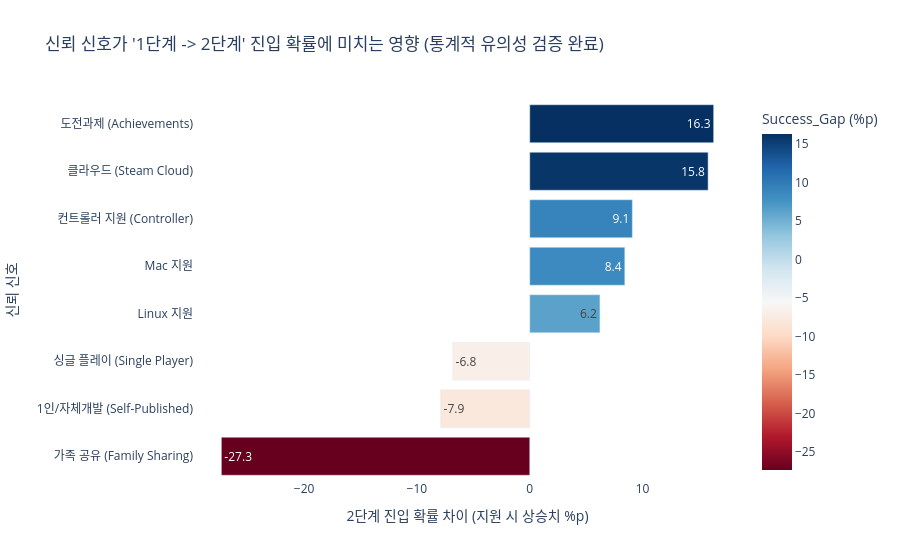

Notebook cell for this chart:
### Markdown cell above
### 신뢰 신호 통계검증

### Code cell
import pandas as pd
import numpy as np
import plotly.express as px
from scipy.stats import chi2_contingency
import os
import warnings

warnings.filterwarnings('ignore')

# 1. 데이터 로드 및 전처리
base_path = '../../data/preprocessed/'
df_graded = pd.read_csv(os.path.join(base_path, 'steam_indie_games_graded.csv'))
df_silence = pd.read_csv(os.path.join(base_path, 'steam_indie_games_silence.csv'))

df = pd.concat([df_graded, df_silence], ignore_index=True)
df.drop_duplicates(subset=['appid'], inplace=True)

# 1단계(1~9개), 2단계(10~49개)만 추출
df = df[df['total_reviews'] > 0].copy()
df['stage'] = df['total_reviews'].apply(lambda x: 1 if 1 <= x <= 9 else (2 if 10 <= x <= 49 else 3))
df_target = df[df['stage'].isin([1, 2])].copy()

# '성공(Promotion)' = 2단계 진입
df_target['is_promoted'] = (df_target['stage'] == 2).astype(int)

# ====================================================================
# [데이터 정밀 추출] categories와 기존 컬럼에서 신뢰 신호 Parsing
# =====================================================================
df_target['categories'] = df_target['categories'].fillna('')

# 1. 도전과제: categories 텍스트에 있거나, 실제 도전과제 수가 0 이상인 경우
df_target['has_achievements'] = df_target['categories'].str.contains('Achievement|도전과제', case=False) | (df_target['achievements_total'] > 0)
# 2. 컨트롤러: Full, Partial 모두 포함
df_target['has_controller'] = df_target['categories'].str.contains('Controller|컨트롤러', case=False)
# 3. 스팀 클라우드
df_target['has_cloud'] = df_target['categories'].str.contains('Cloud|클라우드', case=False)
# 4. 가족 공유
df_target['has_family_sharing'] = df_target['categories'].str.contains('Family Sharing|가족 공유', case=False)
# 5. 싱글 플레이
df_target['is_single_player'] = df_target['categories'].str.contains('Single-player|Singleplayer|싱글 플레이', case=False)

# 6. 자체 퍼블리싱 여부 (개발사 == 퍼블리셔)
df_target['is_self_published'] = (df_target['developers'] == df_target['publishers'])

# 7. Mac, Linux 지원 여부 (기존 컬럼 사용)
df_target['mac'] = df_target['mac'].fillna(False).astype(bool)
df_target['linux'] = df_target['linux'].fillna(False).astype(bool)

# =====================================================================
# [검증 파트] 데이터 타당성 및 통계적 유의성(Chi-Square) 확인
# =====================================================================
trust_features = {
    "도전과제 (Achievements)": "has_achievements",
    "클라우드 (Steam Cloud)": "has_cloud",
    "컨트롤러 지원 (Controller)": "has_controller",
    "Mac 지원": "mac",
    "Linux 지원": "linux",
    "싱글 플레이 (Single Player)": "is_single_player",
    "1인/자체개발 (Self-Published)": "is_self_published",
    "가족 공유 (Family Sharing)": "has_family_sharing"
}

validation_results = []

for label, col in trust_features.items():
    df_target[col] = df_target[col].fillna(False).astype(bool)
    
    count_true = df_target[col].sum()
    count_false = len(df_target) - count_true
    support_rate = (count_true / len(df_target)) * 100
    
    contingency_table = pd.crosstab(df_target[col], df_target['is_promoted'])
    
    if contingency_table.shape == (2, 2): 
        chi2, p_value, dof, expected = chi2_contingency(contingency_table)
        
        success_rate_with = df_target[df_target[col] == True]['is_promoted'].mean() * 100
        success_rate_without = df_target[df_target[col] == False]['is_promoted'].mean() * 100
        gap = success_rate_with - success_rate_without # 지원할 때 성공률이 얼마나 오르는가?
    else:
        p_value, success_rate_with, success_rate_without, gap = np.nan, np.nan, np.nan, np.nan
        
    validation_results.append({
        "Feature": label,
        "True_Count (지원)": count_true,
        "False_Count (미지원)": count_false,
        "Support_Rate (%)": support_rate,
        "Success_Gap (%p)": gap,
        "P-Value": p_value,
        "Is_Significant (p<0.05)": "✅ Yes" if p_value < 0.05 else "❌ No"
    })

val_df = pd.DataFrame(validation_results).sort_values(by="Success_Gap (%p)", ascending=False)

print("\n" + "="*90)
print("[데이터 타당성 증명 리포트] 신뢰 신호(Trust Features) 분석 전 검증")
print("="*90)
# p-value는 소수점 4자리까지 표기하여 확실한 유의성 어필
print(val_df.round({'Support_Rate (%)': 1, 'Success_Gap (%p)': 2, 'P-Value': 4}).to_string(index=False))
print("="*90)

# =====================================================================
# [시각화] P-Value 통과한 지표들의 1단계 탈출 기여도 (막대 그래프)
# =====================================================================
# 유의미한 데이터만 필터링
valid_features = val_df[val_df['Is_Significant (p<0.05)'] == '✅ Yes'].copy()

fig = px.bar(
    valid_features.sort_values("Success_Gap (%p)"),
    x="Success_Gap (%p)",
    y="Feature",
    orientation="h",
    color="Success_Gap (%p)",
    color_continuous_scale="RdBu",
    title="신뢰 신호가 '1단계 -> 2단계' 진입 확률에 미치는 영향 (통계적 유의성 검증 완료)",
    text_auto='.1f'
)
fig.update_layout(
    xaxis_title="2단계 진입 확률 차이 (지원 시 상승치 %p)", 
    yaxis_title="신뢰 신호",
    plot_bgcolor='white'
)
fig.show()

### Figure 1 — Plotly figure (JSON) as saved in the notebook; plotly's stock layout.template omitted (floating-point values rounded to 4 significant figures)
{"data": [{"hovertemplate": "Success_Gap (%p)=%{marker.color}<br>Feature=%{y}<extra></extra>", "legendgroup": "", "marker": {"color": [-27.33, -7.905, -6.836, 6.22, 8.424, 9.091, 15.81, 16.3], "coloraxis": "coloraxis", "pattern": {"shape": ""}}, "name": "", "orientation": "h", "showlegend": false, "textposition": "auto", "texttemplate": "%{x:.1f}", "type": "bar", "x": [-27.33, -7.905, -6.836, 6.22, 8.424, 9.091, 15.81, 16.3], "xaxis": "x", "y": ["가족 공유 (Family Sharing)", "1인/자체개발 (Self-Published)", "싱글 플레이 (Single Player)", "Linux 지원", "Mac 지원", "컨트롤러 지원 (Controller)", "클라우드 (Steam Cloud)", "도전과제 (Achievements)"], "yaxis": "y"}], "layout": {"barmode": "relative", "coloraxis": {"colorbar": {"title": {"text": "Success_Gap (%p)"}}, "colorscale": [[0, "rgb(103,0,31)"], [0.1, "rgb(178,24,43)"], [0.2, "rgb(214,96,77)"], [0.3, "rgb(244,165,130)"], [0.4, "rgb(253,219,199)"], [0.5, "rgb(247,247,247)"], [0.6, "rgb(209,229,240)"], [0.7, "rgb(146,197,222)"], [0.8, "rgb(67,147,195)"], [0.9, "rgb(33,102,172)"], [1, "rgb(5,48,97)"]]}, "legend": {"tracegroupgap": 0}, "plot_bgcolor": "white", "title": {"text": "신뢰 신호가 '1단계 -> 2단계' 진입 확률에 미치는 영향 (통계적 유의성 검증 완료)"}, "xaxis": {"anchor": "y", "domain": [0, 1], "title": {"text": "2단계 진입 확률 차이 (지원 시 상승치 %p)"}}, "yaxis": {"anchor": "x", "domain": [0, 1], "title": {"text": "신뢰 신호"}}}}
